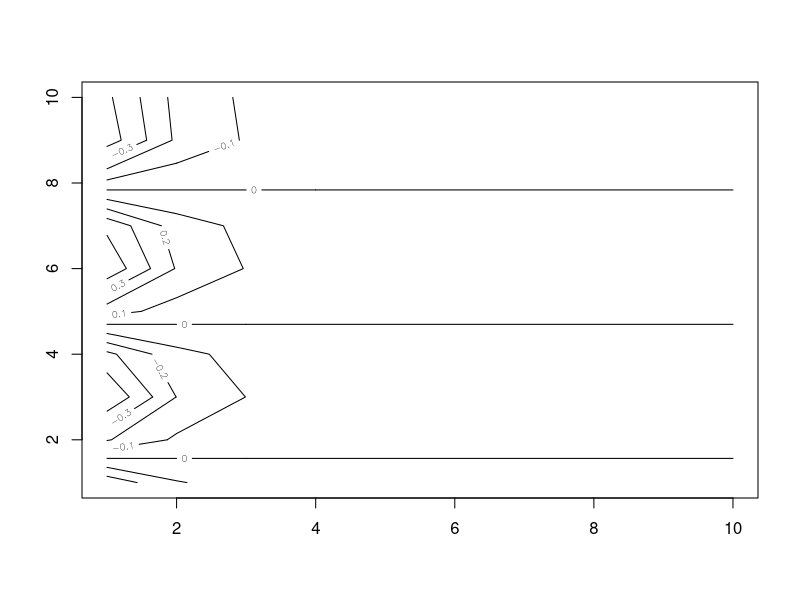
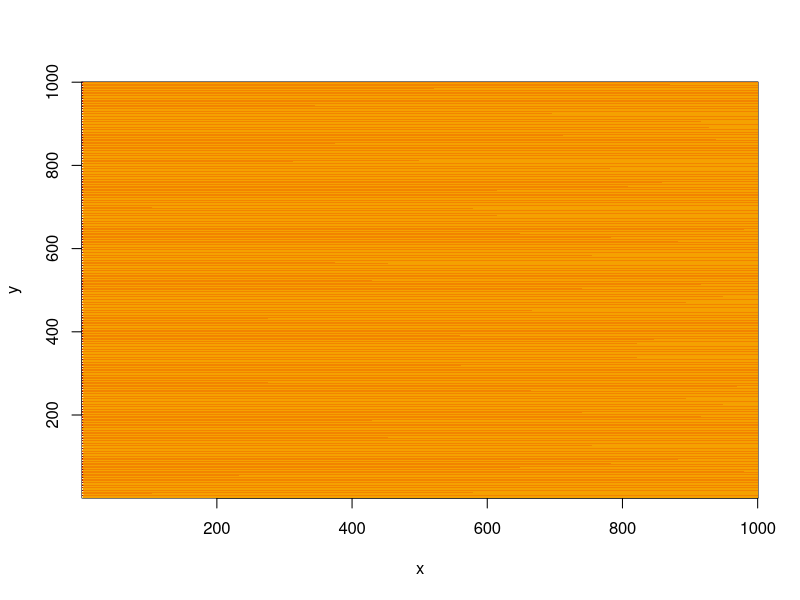
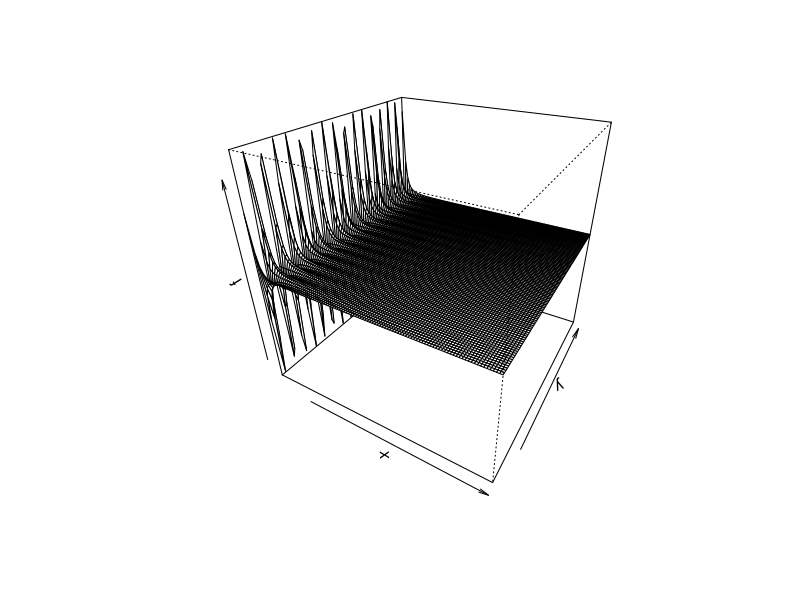
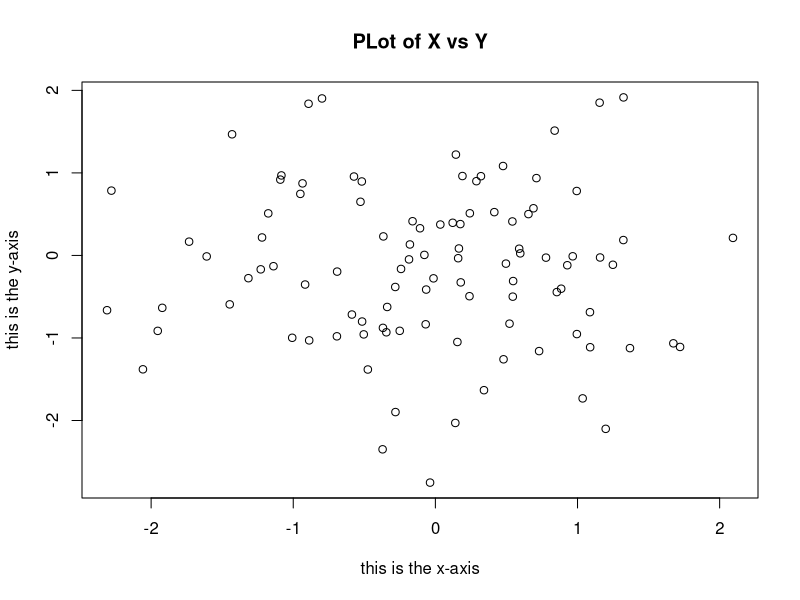

Write R code to recreate these figures, in order. (Note: this script raises an error after producing the figures.)
## ---- chunk 1
x <-c(1,3,2,5)  #c-->concatenate
y <-c(1,4,3)
## ---- chunk 2
length(x)
length(y)
## ---- chunk 3
ls()  #list of all objects
rm(x,y) #delete objects, we can also use rm(list=ls()) to delete all objects
## ---- chunk 4
?matrix
## ---- chunk 5
x = matrix(data=c(1,2,3,4),nrow=2,ncol=2) 
#We can also write: x=matrix(data=c(1,2,3,4),2,2)
y = matrix(data=c(1,2,3,4),nrow=2,ncol=2,byrow=TRUE)  #by default R create a matrix by column

#Operations with matrixes
sqrt(x)
x^2
## ---- chunk 6
x = rnorm(50)  #creates a vector of 50 values from a standard normal distribution
y = x + rnorm(50,mean=50,sd=.1) #we add extract random variables from a distribution with a specific shape (specific mean and std deviation)
#Use set.seed(3)-->thave same random variables (with same length vector)
var(y)
mean(y)
sd(y) # =sqrt(var(y))
## ---- chunk 7
x = rnorm(100)
y = rnorm(100)
jpeg("FiguraTest.jpeg")  #We create a jpeg of the plot
plot(x,y,xlab="this is the x-axis",ylab="this is the y-axis",main="PLot of X vs Y")
dev.off()
## ---- chunk 8
x = seq(1,10) #a sequence of number from 1 to 10
#x=1:10 is equivalent

y = x
f = outer(x,y,function(x,y)cos(y)/(1+x^2))
contour(x,y,f)
"contour(x,y,f,nlevels=45,add=T)
fa=(f-t(f))/2
contour (x,y,fa,nlevels =15)"
## ---- chunk 9
x = seq(1,1000)
y = x
f = outer(x,y,function(x,y)cos(y)/(1+x^2))
image(x,y,f) #produce a heatmap
## ---- chunk 10
x = seq(1,100)
y = x
f = outer(x,y,function(x,y)cos(y)/(1+x^2))
persp(x,y,f,theta=30,phi=30) #theta and phi control the angles at which the plot is viewed
## ---- chunk 11
A = matrix(1:16,4,4)
A[2,3]
## ---- chunk 12
A[c(1,3),c(2,4)]  #slicing a matrix
A[1:3,2:4]  #Another way...
A[1:2,]
A[,1:2]
## ---- chunk 13
A[-c(1,3),]  #don't consider rows 1 and 3
dim(A) #shape of the matrix (rows, columns)
## ---- chunk 14
# library(ISLR) -->installing a library
Auto #this dataset is already present when we installed ISLR library
names(Auto) #to see columns name
## ---- chunk 15
plot(Auto$cylinders,Auto$mpg)
#attach(Auto) so we can do:
#plot(cylinders,mpg)
#remember!!!: detach(Auto)
## ---- chunk 16
Auto$cylinders=as.factor(Auto$cylinders)  #transform Auto from numeric to categorical (qualitative var)
## ---- chunk 17
plot(Auto$cylinders,Auto$mpg)  #boxplot is printed if  i have categorical variable on x-axis
## ---- chunk 18
hist(Auto$mpg[Auto$cylinders=="4"])  #Added a filter to histogram
## ---- chunk 19
pairs( ~mpg + cylinders + horsepower,Auto)  #produce a scatterplot among the combination of all features
## ---- chunk 20
summary(Auto) #a summary of Auto dataset
summary(Auto$weight) #summary of a single attribute
## ---- chunk 21
savehistory()
#use loadhistory to load history next time
## ---- chunk 22
College
## ---- chunk 23
names(College)
## ---- chunk 24
College
## ---- chunk 25
summary(College)
## ---- chunk 26
pairs(College[,1:10])  #scatterplot of first 10 features (columns)
## ---- chunk 27
plot(College$Outstate,College$Private)
## ---- chunk 28
Elite = rep("No",nrow(College))
Elite[College$Top10perc>50]="Yes"
Elite=as.factor(Elite)
College=data.frame(College,Elite)
## ---- chunk 29
College
## ---- chunk 30
summary(College$Elite)
## ---- chunk 31
par(mfrow=c(2,2)) #create a 2x2 plot
hist(College$Accept)
hist(College$Enroll)
hist(College$Top10perc)
hist(College$Top25perc)
## ---- chunk 32
Auto
## ---- chunk 33
Auto1=na.omit(Auto) #removes rows with missing values
names(Auto1)
## ---- chunk 34
range(Auto1$displacement)
range(Auto1$mpg)
range(Auto1$horsepower)
range(Auto1$weight)
range(Auto1$acceleration)
range(Auto1$year)
range(Auto1$origin)
## ---- chunk 35
print("####Mean###")
mean(Auto1$displacement)
mean(Auto1$mpg)
mean(Auto1$horsepower)
mean(Auto1$weight)
mean(Auto1$acceleration)
mean(Auto1$year)
mean(Auto1$origin)
print("####Variance:####")
sqrt(var(Auto1$displacement))
sqrt(var(Auto1$mpg))
sqrt(var(Auto1$horsepower))
sqrt(var(Auto1$weight))
sqrt(var(Auto1$acceleration))
sqrt(var(Auto1$year))
sqrt(var(Auto1$origin))

## ---- chunk 36
Auto2 = Auto[-c(rep(10:85)),]  #We remove from the dataset rows from 10 to 85
## ---- chunk 37
print("####Min/Max####")
range(Auto2$displacement)
range(Auto2$mpg)
range(Auto2$horsepower)
range(Auto2$weight)
range(Auto2$acceleration)
range(Auto2$year)
range(Auto2$origin)
print("####Mean###")
mean(Auto2$displacement)
mean(Auto2$mpg)
mean(Auto2$horsepower)
mean(Auto2$weight)
mean(Auto2$acceleration)
mean(Auto2$year)
mean(Auto2$origin)
print("####Variance:####")
sqrt(var(Auto2$displacement))
sqrt(var(Auto2$mpg))
sqrt(var(Auto2$horsepower))
sqrt(var(Auto2$weight))
sqrt(var(Auto2$acceleration))
sqrt(var(Auto2$year))
sqrt(var(Auto2$origin))
## ---- chunk 38
pairs(~ mpg + displacement + horsepower+ cylinders+weight +acceleration 
 , Auto2)
## ---- chunk 39
Boston
??Boston #To have infos about this dataset (columns' description)

## ---- chunk 40
dim(Boston) #dimensions of our dataset
## ---- chunk 41
pairs(Boston[,1:10])
## ---- chunk 42
pairs(~crim+age+dis,Boston)
## ---- chunk 43
Boston=na.omit(Boston) #removes rows with missing values
## ---- chunk 44
print("####Min/Max####")
range(Boston$crim)
#range(Boston$Tax)
range(Boston$ptratio)

## ---- chunk 45
Boston$age[Boston$chas == "1"] #we have 35 rows with chas =1!!!
## ---- chunk 46
summary(Boston$ptratio)
## ---- chunk 47
Boston
## ---- chunk 48
subset(Boston,medv == min(medv)) #rows(suburbs) with lowest medv
## ---- chunk 49
print("####Min/Max####")
range(Boston$crim)
#range(Boston$Tax)
range(Boston$ptratio)
range(Boston$nox)
## ---- chunk 50
subset(Boston,rm > 7)  #We have 64 suburbs with avg more than 7 rooms per dwelling (dimora)
## ---- chunk 51
subset(Boston,rm > 8)  #We have 13 suburbs with avg more than 8 rooms per dwelling (dimora)
